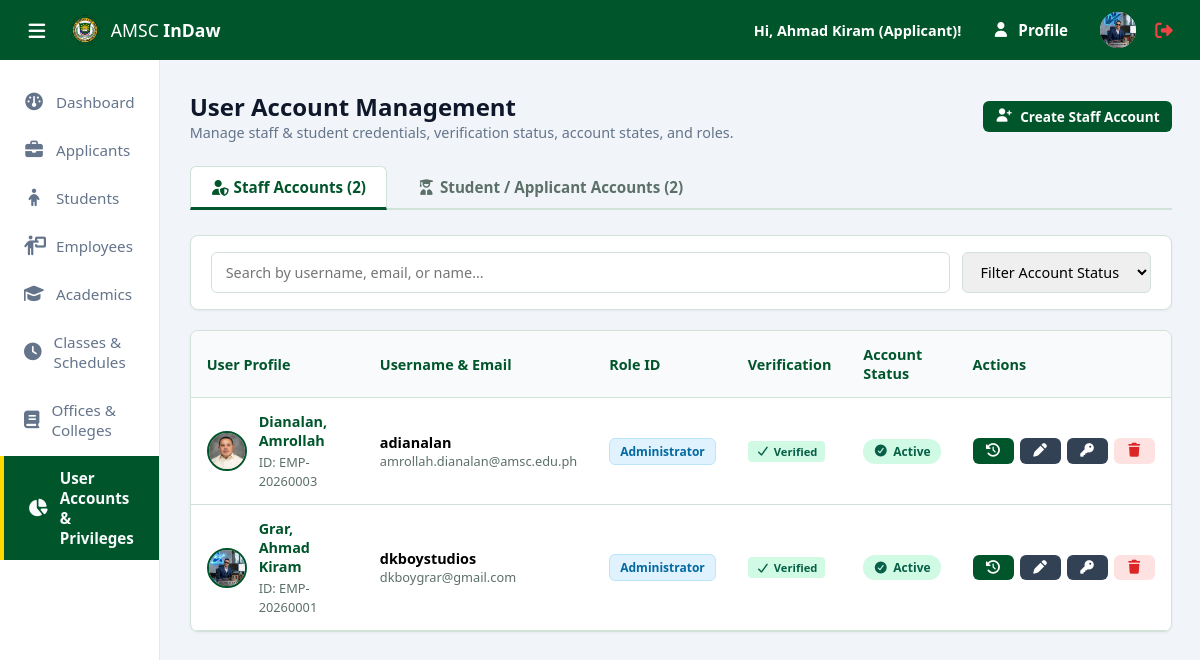
/admin/users.php (signed in), run on the app's committed database.
### tables this page shows
CREATE TABLE `applicants` (
  `ApplicantID` int(11) NOT NULL,
  `UserID` int(11) NOT NULL,
  `ApplicationNumber` varchar(30) NOT NULL,
  `FirstName` varchar(50) NOT NULL,
  `MiddleName` varchar(50) DEFAULT NULL,
  `LastName` varchar(50) NOT NULL,
  `ExtName` enum('Jr.','Sr.','II','III','IV','V','VI') DEFAULT NULL,
  `Gender` enum('Male','Female') NOT NULL,
  `BirthDate` date NOT NULL,
  `ContactNumber` varchar(20) NOT NULL,
  `Address` text NOT NULL,
  `PreferredProgramID_1` int(11) NOT NULL,
  `PreferredProgramID_2` int(11) DEFAULT NULL,
  `PreferredProgramID_3` int(11) DEFAULT NULL,
  `ApplicationStatus` enum('Pending','Under Review','Approved','Rejected') DEFAULT 'Pending',
  `SubmittedAt` timestamp NOT NULL DEFAULT current_timestamp(),
  `ProfilePicture` varchar(255) DEFAULT NULL,
  `UpdatedAt` timestamp NOT NULL DEFAULT current_timestamp() ON UPDATE current_timestamp()
);

CREATE TABLE `users` (
  `ID` int(11) NOT NULL,
  `Email` varchar(100) NOT NULL,
  `Username` varchar(50) DEFAULT NULL,
  `Password` varchar(255) NOT NULL,
  `RoleID` int(11) NOT NULL,
  `IsVerified` tinyint(1) DEFAULT 0,
  `Status` enum('Active','Suspended','Locked') DEFAULT 'Active',
  `CreatedAt` timestamp NOT NULL DEFAULT current_timestamp(),
  `UpdatedAt` timestamp NOT NULL DEFAULT current_timestamp() ON UPDATE current_timestamp()
);

CREATE TABLE `staff_members` (
  `StaffID` int(11) NOT NULL,
  `UserID` int(11) DEFAULT NULL,
  `EmployeeNumber` varchar(30) NOT NULL,
  `FirstName` varchar(50) NOT NULL,
  `MiddleName` varchar(50) DEFAULT NULL,
  `LastName` varchar(50) NOT NULL,
  `ExtName` enum('Jr.','Sr.','II','III','IV','V','VI') DEFAULT NULL,
  `ContactNumber` varchar(20) DEFAULT NULL,
  `Gender` enum('Male','Female') NOT NULL,
  `EmploymentStatus` enum('Full-Time','Part-Time','Contractual') DEFAULT 'Full-Time',
  `IsActive` tinyint(1) DEFAULT 1,
  `CreatedAt` timestamp NOT NULL DEFAULT current_timestamp(),
  `DateOfBirth` date DEFAULT NULL,
  `HomeAddress` text DEFAULT NULL,
  `ProfilePicture` varchar(255) DEFAULT NULL,
  `PositionTitle` varchar(100) DEFAULT NULL,
  `UpdatedAt` timestamp NOT NULL DEFAULT current_timestamp() ON UPDATE current_timestamp()
);

CREATE TABLE `roles` (
  `ID` int(11) NOT NULL,
  `RoleName` varchar(50) NOT NULL,
  `Description` varchar(255) DEFAULT NULL,
  `Module` enum('admin','applicant') DEFAULT 'admin'
);

### config/session_check.php (called while the page is built, shortened)
<?php
$userID = $_SESSION['user_id'];
$module = $_SESSION['module'];
$defaultProfilePhoto = "/amsc_indaw/assets/images/defaults/default-photo.avif";
try {
    $userSql = "SELECT * FROM users WHERE ID = ?";
    $userStmt = mysqli_prepare($conn, $userSql);
    mysqli_stmt_bind_param($userStmt, 'i', $userID);
    if (!mysqli_stmt_execute($userStmt)) {
        throw new Exception("Statement execution error (session_check): " . mysqli_stmt_error($stmt));
    }
    $userResult = mysqli_stmt_get_result($userStmt);
    $user = mysqli_fetch_assoc($userResult);
} catch (Exception $e) {
    $msg = $e->getMessage();
    redirectWithMessage('error', $msg, 'dashboard?');
}
$userInfo = array();
try {
    if ($module === 'admin') {
        $adminSql = "SELECT * FROM staff_members WHERE UserID = ? LIMIT 1";
        $adminStmt = mysqli_prepare($conn, $adminSql);
        if (!$adminStmt) {
            throw new Exception("Prepared statement error (fetching admin info): " . mysqli_error($conn));
        }
        mysqli_stmt_bind_param($adminStmt, 'i', $userID);
        if (!mysqli_stmt_execute($adminStmt)) {
            throw new Exception("Statement execution error (fetching admin info): " . mysqli_stmt_error($adminStmt));
        }
        $adminResult = mysqli_stmt_get_result($adminStmt);
        $userInfo = mysqli_fetch_assoc($adminResult);
    } else if ($module === 'applicant') {
        $applicantSql = "SELECT * FROM applicants WHERE UserID = ? LIMIT 1";
        $applicantStmt = mysqli_prepare($conn, $applicantSql);
        mysqli_stmt_bind_param($applicantStmt, 'i', $userID);
        if (!mysqli_stmt_execute($applicantStmt)) {
            throw new Exception("Statement execution error (fetching applicant info): " . mysqli_stmt_error($applicantStmt));
        }
        $applicantResult = mysqli_stmt_get_result($applicantStmt);
        $userInfo = mysqli_fetch_assoc($applicantResult);
    }
} catch (Exception $e) {
    $msg = $e->getMessage();
    redirectWithMessage('error', $msg, 'dashboard?');
}
$userProfilePicture = isset($userInfo['ProfilePicture']) ? '/amsc_indaw/assets/uploads/profiles/' . $userInfo['ProfilePicture'] : $defaultProfilePhoto;
$userFirstName = $userInfo['FirstName'] ?? 'User';
?>

### admin/users.php (the view, shortened to what this page needs)
<?php
require_once '../config/db.php';
require_once '../config/session_check.php';
$tab = isset($_GET['tab']) ? $_GET['tab'] : 'admin';
$adminList = array();
$adminSql = "SELECT u.*, r.Module, r.RoleName FROM users u INNER JOIN roles r ON u.RoleID = r.ID WHERE r.Module = 'admin' ORDER BY Username ASC";
$adminResult = mysqli_query($conn, $adminSql);
if ($adminResult) {
    while ($adminRow = mysqli_fetch_assoc($adminResult)) {
        $adminList[] = $adminRow;
    }
}
$adminCount = count($adminList);
$studentList = array();
$studentSql = "SELECT u.*, r.Module, r.RoleName FROM users u INNER JOIN roles r ON u.RoleID = r.ID WHERE r.Module = 'applicant' ORDER BY Username ASC";
$studentResult = mysqli_query($conn, $studentSql);
if ($studentResult) {
    while ($studentRow = mysqli_fetch_assoc($studentResult)) {
        $studentList[] = $studentRow;
    }
}
$studentCount = count($studentList);
?>
<!DOCTYPE html>
<html lang="en">
<head>
    <?php include "../includes/head.php"; ?>
</head>
<body class="dashboard-body">
    <?php include '../includes/header.php'; ?>
    <div class="dashboard-wrapper">
        <?php include '../includes/sidebar.php'; ?>
        <main class="dashboard-content">
            <div class="content-header">
                <div>
                    <h2>User Account Management</h2>
                    <p class="text-muted">Manage staff & student credentials, verification status, account states, and roles.</p>
                </div>
                <div style="display: flex; gap: 10px; flex-wrap: wrap;">
                    <?php if ($tab === 'admin'): ?>
                        <button type="button" class="btn btn-primary btn-sm" onclick="openUserModal('add')">
                            <i class="fa-solid fa-user-plus"></i> Create Staff Account
                        </button>
                    <?php endif; ?>
                </div>
            </div>
            <div class="users-container">
                <div class="user-tabs">
                    <button type="button" class="tab-btn <?= (isset($tab) && $tab === 'admin') || empty($tab) ? 'active' : '' ?>" id="tabStaffBtn" onclick="window.location.href='users?tab=admin'">
                        <i class="fa-solid fa-user-shield"></i> Staff Accounts (<?= $adminCount ?>)
                    </button>
                    <button type="button" class="tab-btn <?= isset($tab) && $tab === 'student' ? 'active' : '' ?>" id="tabStudentBtn" onclick="window.location.href='users?tab=student'">
                        <i class="fa-solid fa-user-graduate"></i> Student / Applicant Accounts (<?= $studentCount ?>)
                    </button>
                </div>
                <div class="filter-toolbar">
                    <div class="toolbar-left">
                        <input type="text" id="searchInput" placeholder="Search by username, email, or name...">
                        <select id="statusFilter">
                            <option value="">Filter Account Status</option>
                        </select>
                    </div>
                </div>
                <div class="users-table-card">
                    <div style="overflow-x: auto;">
                        <table class="users-table" id="usersTable">
                            <thead>
                                <tr>
                                    <th>User Profile</th>
                                    <th>Username & Email</th>
                                    <th id="roleHeader">Role ID</th>
                                    <th>Verification</th>
                                    <th>Account Status</th>
                                    <th>Actions</th>
                                </tr>
                            </thead>
                            <tbody id="usersTableBody">
                                <?php $usersList = ($tab === 'student') ? $studentList : $adminList; ?>
                                <?php if (!empty($usersList)): ?>
                                    <?php foreach ($usersList as $usr):
                                        $usrID = $usr['ID'];
                                        $statusStr = $usr['Status'] ?? 'Active';
                                        $statusClass = strtolower($statusStr);
                                        $isVerifiedBool = !empty($usr['IsVerified']) && $usr['IsVerified'] != 0;
                                        $isStudentTab = ($tab === 'student');
                                        $isLoggedIn = $usr['Email'] === $user['Email'];
                                        $tblName = $isStudentTab ? 'applicants' : 'staff_members';
                                        $infoSql = "SELECT ProfilePicture, FirstName, LastName, ExtName FROM $tblName WHERE UserID = ?";
                                        $infoStmt = mysqli_prepare($conn, $infoSql);
                                        mysqli_stmt_bind_param($infoStmt, 'i', $usrID);
                                        mysqli_stmt_execute($infoStmt);
                                        $infoResult = mysqli_stmt_get_result($infoStmt);
                                        $usrInfo = mysqli_fetch_assoc($infoResult);
                                    ?>
                                        <tr data-category="<?= $isStudentTab ? 'student' : 'staff' ?>" data-name="<?= htmlspecialchars(strtolower($usr['Username'] ?? '')) ?>" data-email="<?= htmlspecialchars(strtolower($usr['Email'] ?? '')) ?>" data-status="<?= $statusClass ?>">
                                            <td>
                                                <div class="user-info-cell">
                                                    <img src="<?= isset($usrInfo['ProfilePicture']) ? '/amsc_indaw/assets/uploads/profiles/' . $usrInfo['ProfilePicture'] : $defaultProfilePhoto ?>" alt="Avatar" class="user-avatar">
                                                    <div>
                                                        <h4 class="username"><?= htmlspecialchars(isset($usrInfo) ? $usrInfo['LastName'] . ', ' . $usrInfo['FirstName'] . ' ' . $usrInfo['ExtName']  : $usr['Username']) ?></h4>
                                                        <span class="user-subtext">ID: <?= $tab === 'student' ? 'STD' : 'EMP' ?>-<?= date('Y', strtotime($usr['CreatedAt'])) * 10000 + $usr['ID'] ?? 0 ?></span>
                                                    </div>
                                                </div>
                                            </td>
                                            <td>
                                                <strong><?= htmlspecialchars($usr['Username'] ?? '') ?></strong>
                                                <div class="user-subtext"><?= htmlspecialchars($usr['Email'] ?? '') ?></div>
                                            </td>
                                            <td>
                                                <span class="badge-role"><?= htmlspecialchars($usr['RoleName'] ?? '') ?></span>
                                            </td>
                                            <td>
                                                <span class="badge-verified <?= $isVerifiedBool ? 'true' : 'false' ?>">
                                                    <i class="fa-solid <?= $isVerifiedBool ? 'fa-check' : 'fa-xmark' ?>"></i> <?= $isVerifiedBool ? 'Verified' : 'Unverified' ?>
                                                </span>
                                            </td>
                                            <td>
                                                <span class="badge-status <?= $statusClass ?>">
                                                    <i class="fa-solid <?= $statusClass === 'active' ? 'fa-circle-check' : ($statusClass === 'suspended' ? 'fa-triangle-exclamation' : 'fa-lock') ?>"></i>
                                                    <?= ucfirst($statusStr) ?>
                                                </span>
                                            </td>
                                            <td>
                                                <div class="action-btns">
                                                    <button type="button" class="btn btn-primary btn-sm" onclick="openViewLogsModal(<?= $usr['ID'] ?? 0 ?>, '<?= htmlspecialchars($usr['Username'] ?? '') ?>')" title="View Audit Logs"><i class="fa-solid fa-clock-rotate-left"></i></button>
                                                    <?php if (!$isLoggedIn) { ?>
                                                        <button type="button" class="btn btn-secondary btn-sm" onclick="openUserModal('edit', <?= $usr['ID'] ?? 0 ?>, '<?= htmlspecialchars($usr['Username'] ?? '') ?>', '<?= htmlspecialchars($usr['Email'] ?? '') ?>', '<?= $usr['RoleID'] ?? 3 ?>', '<?= $isVerifiedBool ? 'true' : 'false' ?>', '<?= $statusClass ?>', <?= $isStudentTab ? 'true' : 'false' ?>)" title="Edit Account Status"><i class="fa-solid fa-pen"></i></button>
                                                        <button type="button" class="btn btn-secondary btn-sm" onclick="openResetPasswordModal(<?= $usr['ID'] ?? 0 ?>, '<?= htmlspecialchars($usr['Email'] ?? '') ?>')" title="Reset Password (qwertyuiop2026)"><i class="fa-solid fa-key"></i></button>
                                                        <form action="users?tab=<?= $tab ?>" method="POST" style="display:inline;" onsubmit="return confirm('Are you sure you want to permanently delete this user account?');">
                                                            <button type="submit" class="btn btn-sm" style="background:#fee2e2; color:#dc2626;" title="Delete"><i class="fa-solid fa-trash"></i></button>
                                                        </form>
                                                    <?php } ?>
                                                </div>
                                            </td>
                                        </tr>
                                    <?php endforeach; ?>
                                <?php else: ?>
                                    <tr>
                                        <td colspan="6" style="text-align: center; padding: 20px; color: var(--text-muted);">No user accounts found in this category.</td>
                                    </tr>
                                <?php endif; ?>
                            </tbody>
                        </table>
                    </div>
                </div>
            </div>
        </main>
    </div>
</body>
</html>

### includes/header.php (shortened to what this page needs)
<header class="topbar">
    <div class="topbar-left">
        <button id="sidebarToggle" class="btn-icon">
            <i class="fa-solid fa-bars"></i>
        </button>
        <div class="topbar-brand">
            <img src="/amsc_indaw/assets/images/site/amsc.webp" alt="AMSC Logo" class="topbar-logo" onerror="this.style.display='none'">
            <span>AMSC <strong>InDaw</strong></span>
        </div>
    </div>
    <div class="topbar-right">
        <div class="user-profile-menu">
            <span class="user-name">Hi, <?= !empty($userFirstName) ? $userFirstName : 'User' ?> (<?= $module === 'admin' ? 'Admin' : 'Applicant' ?>)!</span>
            <a href="profile" class="btn btn-primary"><i class="fa-solid fa-user"></i> Profile</a>
            <img src="<?= $userProfilePicture ?>" alt="Profile" class="user-avatar">
            <a href="/amsc_indaw/logout" class="btn-logout" title="Logout">
                <i class="fa-solid fa-right-from-bracket"></i>
            </a>
        </div>
    </div>
</header>

### data on the page
applicants: FirstName "Ahmad Kiram", ProfilePicture (picture)
users: staff_members.ProfilePicture (picture), staff_members.LastName+FirstName+ExtName "Dianalan, Amrollah", date('Y', strtotime($usr['CreatedAt'])) * 10000 + $usr['ID'] "20260003", Username "adianalan", Email "amrollah.dianalan@amsc.edu.ph", RoleID.RoleName "Administrator", IsVerified 1 (drawn), Status "Active"
users: staff_members.ProfilePicture (picture), staff_members.LastName+FirstName+ExtName "Grar, Ahmad Kiram", date('Y', strtotime($usr['CreatedAt'])) * 10000 + $usr['ID'] "20260001", Username "dkboystudios", Email "dkboygrar@gmail.com", RoleID.RoleName "Administrator", IsVerified 1 (drawn), Status "Active"

### other printed values
$adminCount "2"
$studentCount "2"
